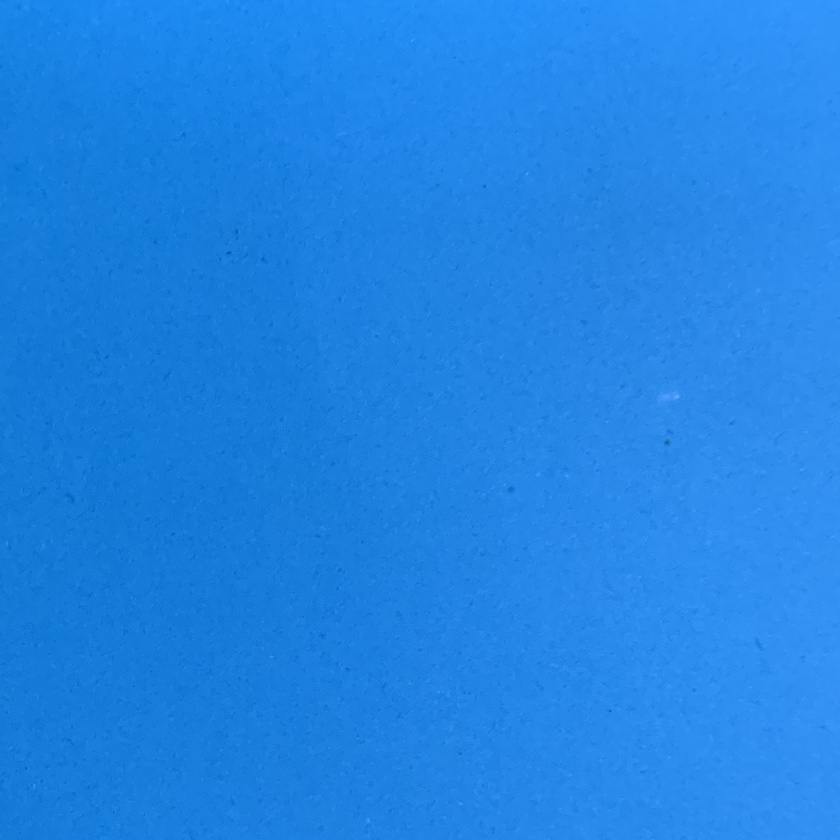
#> input picture Biru/IMG_0628.jpeg, 840 x 840 px, shrunk from 3024 x 3024 before the run, found by its file name; its folder holds 4 pictures in this run
$ jupyter execute --allow-errors DTxTT.ipynb   (shell and % lines are left out)
#> lines starting #> are read from the running program, lines starting #| are printed output that depends on the picture
#> further down, image is the input picture: shape (840, 840, 3); mean B, G, R 228.1, 132, 32.7
#> `hsv_image = cv2.cvtColor(image, cv2.COLOR_BGR2HSV)`: hsv_image: shape (840, 840, 3); mean H, S, V 104.7, 218.8, 228.1
#> `avg_hsv = np.mean(hsv_image.reshape(-1, 3), axis=0)`: avg_hsv = [104.7, 218.8, 228.1]
<a href="https://colab.research.google.com/github/mprksa/DT/blob/main/DTxTT.ipynb" target="_parent"></a>

[cell 1]
import os
import cv2
import numpy as np
import pandas as pd
from sklearn.model_selection import train_test_split
from sklearn.tree import DecisionTreeClassifier, plot_tree
from sklearn.metrics import accuracy_score, classification_report, confusion_matrix
import matplotlib.pyplot as plt
import seaborn as sns

[cell 2]
# Clone the repository

[cell 3]
# Path to the image directory
image_dir = '/content/DT'

[cell 4]
# Define the colors and their labels
colors = ['Biru', 'Hijau', 'Kuning', 'Merah', 'Ungu']
labels = {'Biru': 0, 'Hijau': 1, 'Kuning': 2, 'Merah': 3,  'Ungu': 4}

[cell 5]
# Define HSV min-max ranges for filtering
min_max_values = {
    'Biru': {'min': np.array([99.196074, 99.813478, 83.155714]), 'max': np.array([104.685289, 219.723198, 238.569194])},
    'Hijau': {'min': np.array([48.861155, 105.479812, 86.209898]), 'max': np.array([74.760818, 181.236951, 222.063025])},
    'Kuning': {'min': np.array([23.988905, 97.599982, 97.338174]), 'max': np.array([29.850039, 240.684835, 235.650069])},
    'Merah': {'min': np.array([1.293470, 142.020592, 91.763768]), 'max': np.array([176.704975, 233.287396, 240.474074])},
    'Ungu': {'min': np.array([153.704228, 138.603139, 93.157067]), 'max': np.array([167.345930, 220.801643, 239.349195])},
}

[cell 6]
# Initialize arrays for HSV values and labels
hsv_values = []
color_labels = []

# Process each image in the directory
#> (the rest of this cell did not finish here and is left out)

#> (a cell that did not finish here is left out)

[cell 8]
# Calculate and display HSV statistics
hsv_df = pd.DataFrame(hsv_values, columns=['H', 'S', 'V'])
hsv_df['label'] = color_labels

for label, color in labels.items():
    class_stats = hsv_df[hsv_df['label'] == color].describe().loc[['min', 'max', 'mean']]
    print(f"Statistik HSV untuk kelas {label}:")
    print(class_stats)

[cell 9]
# Split the data into training and testing sets
X_train, X_test, y_train, y_test = train_test_split(hsv_values, color_labels, test_size=0.2, random_state=60)

[cell 10]
# Train the Decision Tree model
model = DecisionTreeClassifier()
model.fit(X_train, y_train)

[cell 11]
# Predict labels on the test set
y_pred = model.predict(X_test)

[cell 12]
# Calculate and print accuracy
accuracy = accuracy_score(y_test, y_pred)
print(f'Akurasi model: {accuracy * 100:.2f}%')

[cell 13]
# Print Classification Report
print("Classification Report:")
#> (the rest of this cell did not finish here and is left out)

[cell 14]
# Plot Confusion Matrix
conf_matrix = confusion_matrix(y_test, y_pred)
plt.figure(figsize=(8, 6))
sns.heatmap(conf_matrix, annot=True, fmt='d', xticklabels=colors, yticklabels=colors, cmap='Blues')
plt.xlabel('Predicted')
plt.ylabel('True')
plt.title('Confusion Matrix')
plt.show()
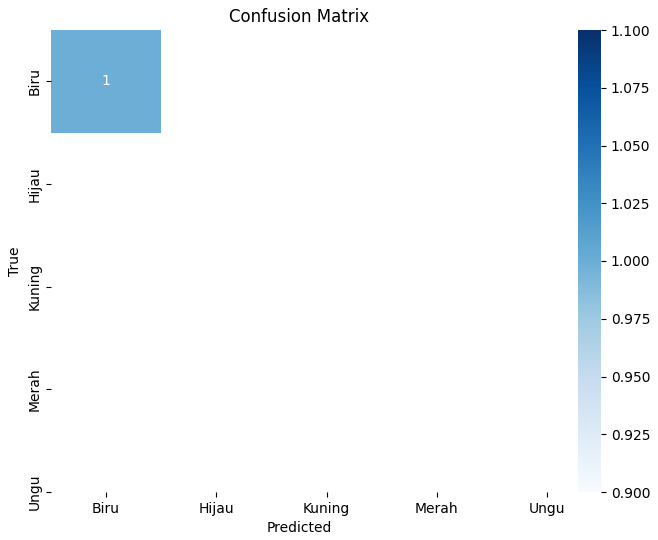
#> figure drawn by matplotlib, 2 panels
